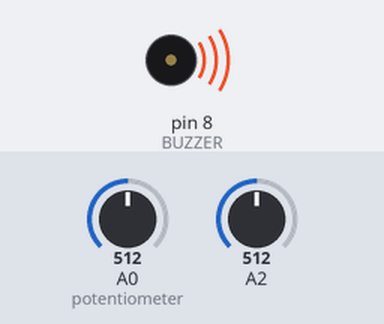
The sketch below on a simulated Arduino Uno, built with avr-gcc and run on an emulated ATmega328P. Parts: buzzer (waves = sounding). Inputs (shaded band) come from the test bench; at power-on: A2 = 512, A0 (potentiometer) = 512.

Above: at 1.2 s.
1.3 s: A2 set to 207
2.8 s: A2 set to 186
At 3.2 s:
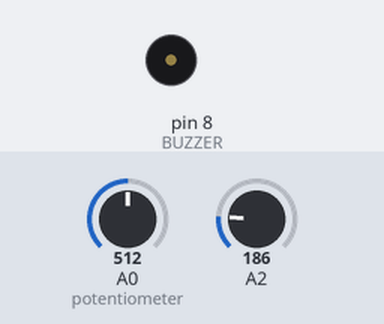
5.8 s: A2 set to 306
At 7.0 s:
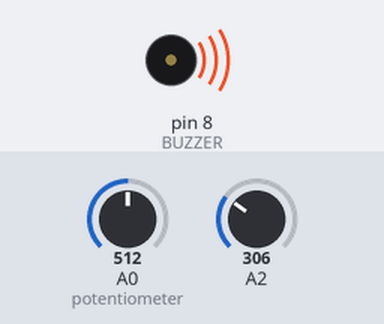
7.3 s: A0 (potentiometer) set to 0
At 8.3 s:
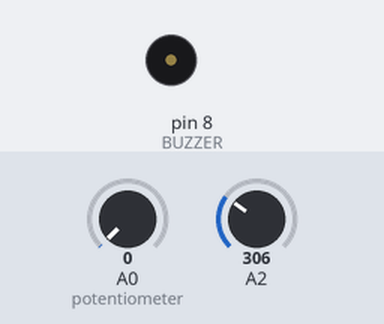
Timing chart, 0 to 9.9 s (numbered marks = the images above; inputs shaded):
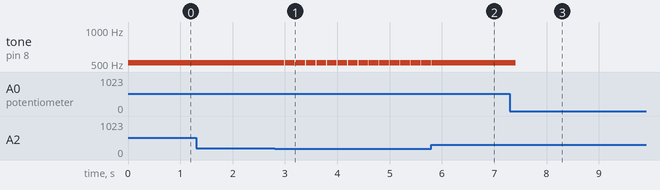

Measured:
- the behaviour switches between 201 and 200 on A2 (found by bisection; images 0 and 1)
- after the input at 1.3 s, every drawn part: stays the same
- after the input at 2.8 s, tone on pin 8 (BUZZER): alternates 512 Hz for 0.19 s and silent for 0.01 s, starting after 0.19 s
- after the input at 5.8 s, tone on pin 8 (BUZZER): goes on until 5.8 s, then stays 512 Hz
- after the input at 7.3 s, tone on pin 8 (BUZZER): 512 Hz → silent after 0.11 s

The sketch:

buzzer.ino
```cpp
//initialize digital pin for buzzer
int BUZZER = 8;


void setup() {
  // put your setup code here, to run once:
  pinMode(BUZZER, OUTPUT);
}

void loop() {
  // put your main code here, to run repeatedly:
   int sensorValue = analogRead(A0); // response from potentiometer is an integer, analogRead to response
   int sensorDelay = analogRead(A2);

    digitalWrite(BUZZER, HIGH); //high to activate the pin (low is for disabling it or turning it off)

    tone(BUZZER,sensorValue, sensorDelay); //tone for buzzing sound, integers read from variables also in function

    delay(200); //delay of 200ms
}
```
